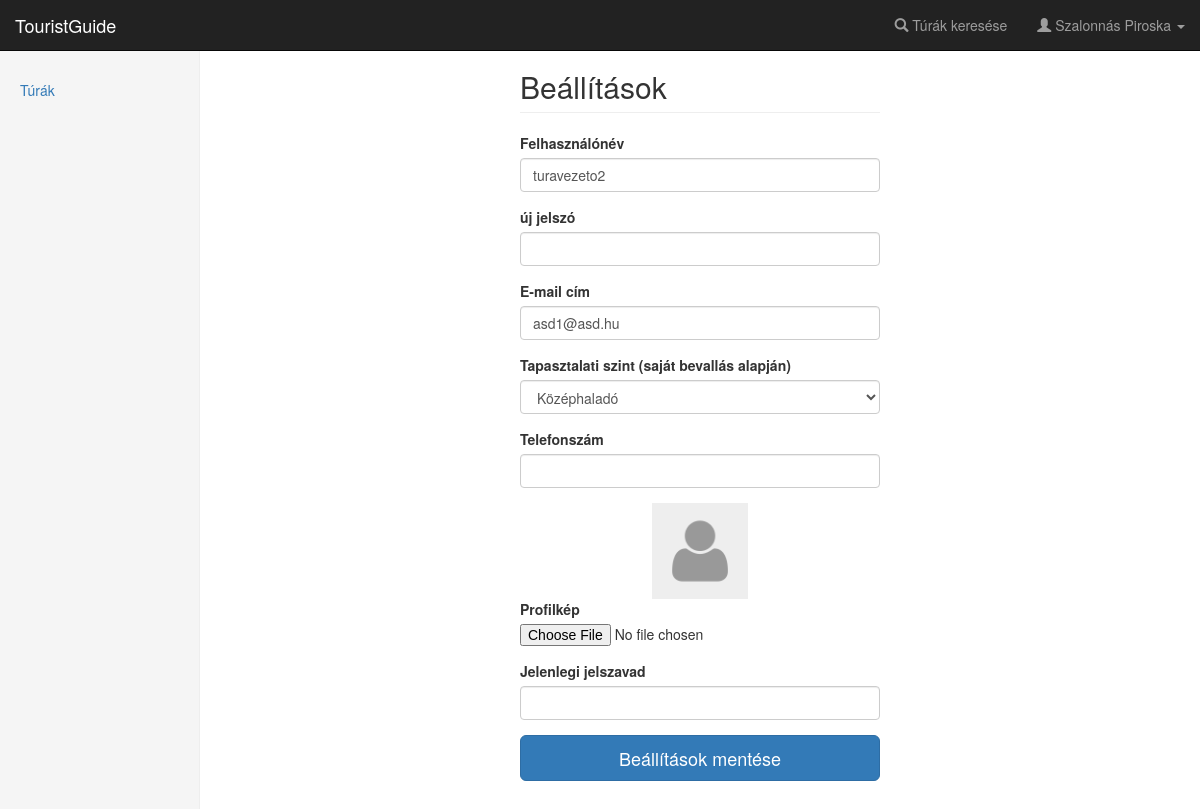
The page /settings (signed in) on the database its author committed.
### app/db/models.py (models this page shows, shortened)
class User(UserMixin, database.Model):
    __tablename__ = 'users'
    id = database.Column(database.Integer, primary_key=True)
    username = database.Column(database.String(64), unique=True, index=True)
    password = database.Column(database.String(40), nullable=False)
    fullname = database.Column(database.String(64), nullable=False)
    avatar_src = database.Column(database.String(100))
    birth = database.Column(database.Date)
    experience_id = database.Column(
        database.Integer, database.ForeignKey('experiences.id'))
    experience = database.relationship(
        'Experience', backref=database.backref('users', lazy='dynamic')
    )
    account_type_id = database.Column(
        database.Integer, database.ForeignKey('roles.id')
    )
    account_type = database.relationship(
        'Role', backref=database.backref('users', lazy='dynamic')
    )
    email = database.Column(database.String(100), nullable=False)
    phone = database.Column(database.String(11))
    allowance = database.Column(database.Integer)

class Experience(database.Model):
    __tablename__ = 'experiences'
    id = database.Column(database.Integer, primary_key=True)
    name = database.Column(database.String(64), unique=True)
    def __eq__(self, other):
        if isinstance(other, self.__class__):
            return self.id == other.id and self.name == other.name
        return False

### app/users/views.py (the view, shortened to what this page needs)
@users.route('/settings', methods=('GET', 'POST'))
@login_required
def settings():
    settings_form = SettingsForm()
    settings_form.experience.choices = [(e.id, e.name) for e in
                                        ExperienceManager.get_experiences()]
    settings_form.name.data = current_user.username
    settings_form.email.data = current_user.email
    settings_form.experience.data = current_user.experience
    settings_form.phoneNumber.data = current_user.phone
    return render_template(
        'settings.html', settings_form=settings_form,
        sidebar_items=sidebar_items, experience=current_user.experience_id,
        success=None, message='')

### app/users/forms.py (shortened to what this page needs)
class SettingsForm(Form):
    name = StringField(
        u'Felhasználónév',
        validators=[DataRequired(u'Adj meg egy felhasználónevet!')]
    )
    new_pwd = PasswordField(
        u'új jelszó'
    )
    old_pwd = PasswordField(
        u'Jelenlegi jelszavad',
        validators=[
            DataRequired(u'Add meg a jelszavad a beállítások módosításához!')
        ]
    )
    email = StringField(
        u'E-mail cím',
        validators=[
            DataRequired(u'Adj meg egy email címet!'),
            Email(u'Érvénytelen email cím!')
        ]
    )
    experience = SelectField(
        u'Tapasztalati szint (saját bevallás alapján)',
        coerce=int
    )
    phoneNumber = StringField(
        u'Telefonszám',
        validators=[Optional(),
                    Regexp("[0-9]{11}", message="Érvénytelen telefonszám!")]
    )
    avatar = FileField(
        u'Profilkép'
    )
    submit = SubmitField(u'Beállítások mentése')

### app/db/experiencemanager.py (called while the page is built)
    @staticmethod
    def get_experiences():
        return Experience.query.all()

### app/db/models.py (called while the page is built)
@loginmanager.user_loader
def load_user(user_id):
    return User.query.get(int(user_id))

### app/templates/settings.html (shortened to what this page needs)
{% extends "base.html" %}
{% block page_content %}
<div class="form-signin">
  <h2 class="page-header">Beállítások</h2>
  <form action="" class="form" method="post" role="form" enctype="multipart/form-data">
    {% import "bootstrap/wtf.html" as wtf %}
    {{ wtf.form_field(settings_form.name) }}
    {{ wtf.form_field(settings_form.new_pwd) }}
    {{ wtf.form_field(settings_form.email) }}
    <div class="form-group">
    {{ settings_form.experience.label() }}
      <select class="form-control" id="{{ settings_form.experience.label.field_id }}" name="{{ settings_form.experience.label.field_id }}">
        {% for option in settings_form.experience -%}
        <option value="{{ option.data }}"{{ ' selected' if option.data == experience }}>{{ option.label.text | e }}</option>
        {% endfor %}
      </select>
    </div>
    {{ wtf.form_field(settings_form.phoneNumber) }}
    <div class="form-group ">
      <div style="width:96px" class="center-block">
        <img src="{{ url_for('static', filename='uploads/avatars/{}'.format(current_user.avatar_src or 'default.jpg')) }}" class="img-responsive">
      </div>
      {{ settings_form.avatar.label(class="control-label") }}
      <input accept="image/*" id="avatar" name="avatar" type="file">
    </div>
    {{ wtf.form_field(settings_form.old_pwd) }}
    <div class="form-group">
      {{ settings_form.submit(class="btn btn-primary btn-lg btn-block") }}
    </div>
  </form>
</div>
{% endblock page_content %}

### app/templates/navbar.html (shortened to what this page needs)
<nav class="navbar navbar-inverse navbar-fixed-top">
  <div class="container-fluid">
    <div class="navbar-header">
      <a class="navbar-brand" href="/">TouristGuide</a>
    </div>
    <div id="navbar" class="navbar-collapse collapse">
      <ul class="nav navbar-nav navbar-right">
        <li><a href="{{ url_for('tours.search_tours') }}"><span class="glyphicon glyphicon-search" aria-hidden="true"></span>
          Túrák keresése</a></li>
        {% if current_user.is_authenticated %}
        <li class="dropdown">
          <a href="#" class="dropdown-toggle" data-toggle="dropdown" role="button" aria-haspopup="true" aria-expanded="false">
            <span class="glyphicon glyphicon-user" aria-hidden="true"></span>
            {{ current_user.fullname }}
            <span class="caret"></span>
          </a>
        </li>
        {% else %}
        <li><a href="{{ url_for('users.register') }}"><span class="glyphicon glyphicon-edit" aria-hidden="true"></span>
          Regisztráció</a></li>
        <li><a href="{{ url_for('users.login') }}"><span class="glyphicon glyphicon-log-in" aria-hidden="true"></span>
          Bejelentkezés</a></li>
        {% endif %}
      </ul>
    </div>
  </div>
</nav>

### app/static/css/main.css (style rules this page uses)
body { padding-top: 50px; }
.main .page-header { margin-top: 0; }
.form-signin { max-width: 360px; margin: 0 auto; }

### rows shown on the page
User: fullname "Szalonnás Piroska", email "asd1@asd.hu"
Experience: experience "Középhaladó"

### other values the page prints
{{ caption|e }} "Túrák"
{{ settings_form.experience.label() }} "Tapasztalati szint (saját bevallás alapján)"
{{ settings_form.avatar.label(class="control-label") }} "Profilkép"
